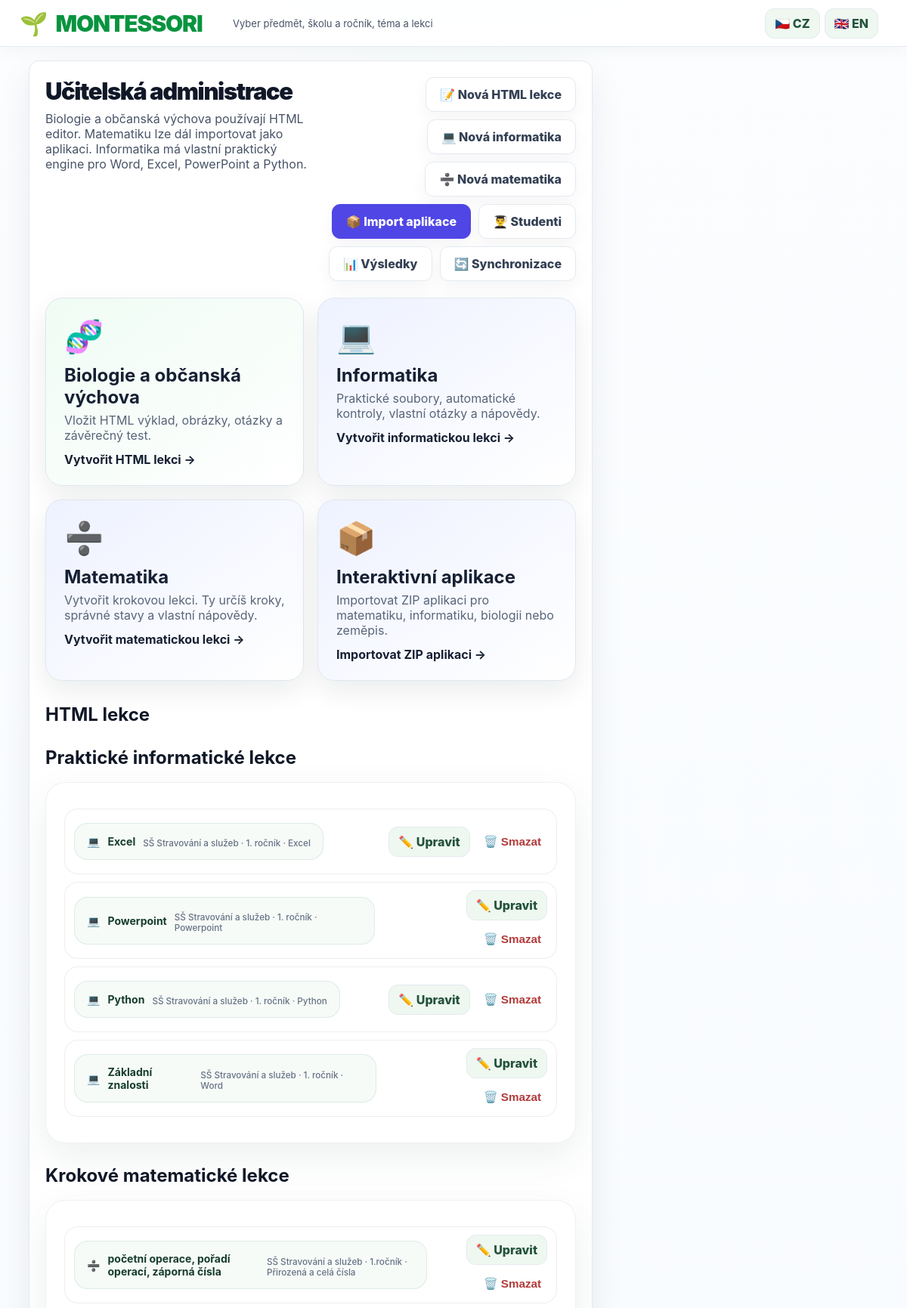
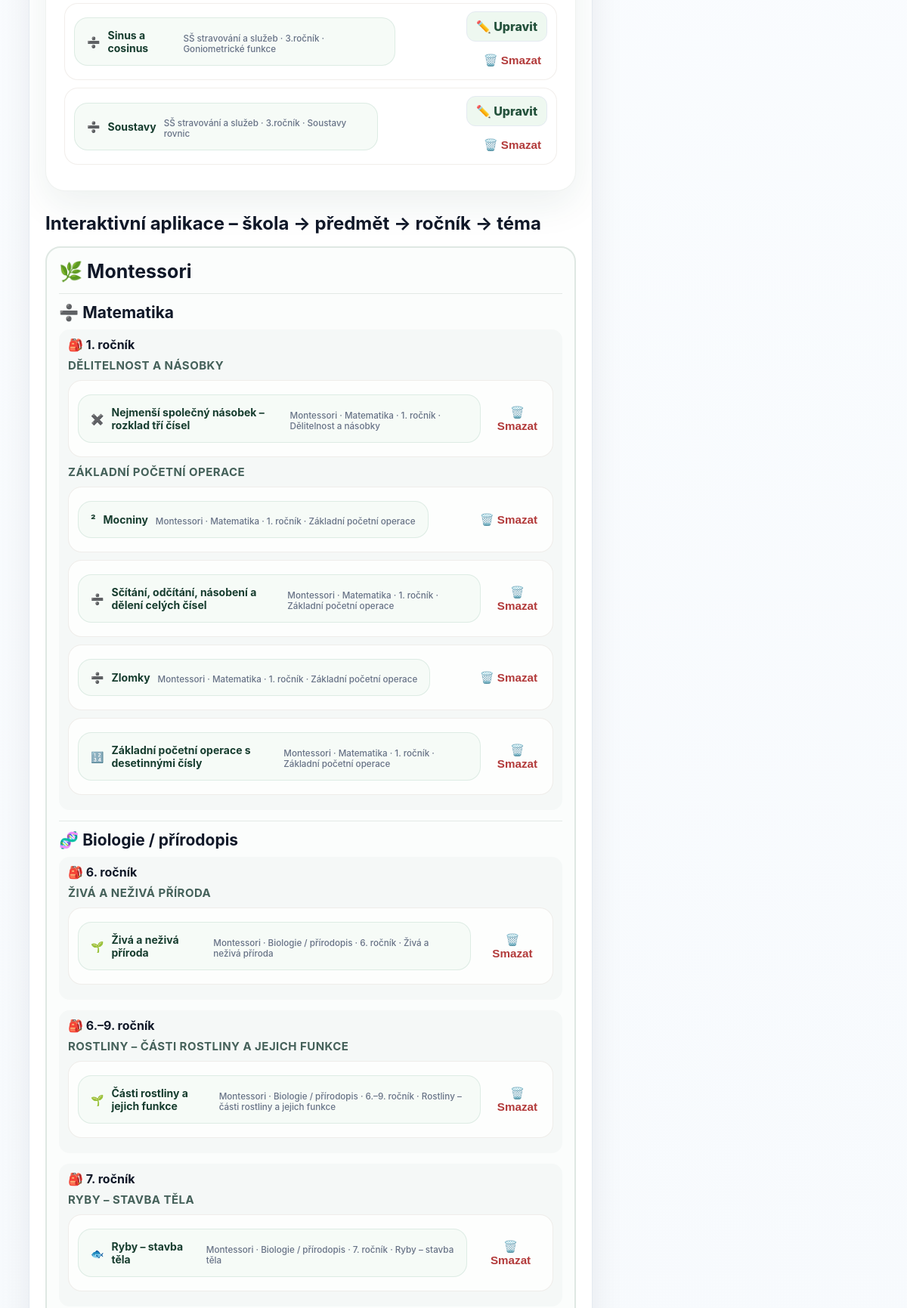
The app's page /teacher (signed in, upper part) with its own data (2 pictures, top to bottom).
### app.py (models this page shows)
class InformaticsLesson(db.Model):
    id = db.Column(db.Integer, primary_key=True)
    school = db.Column(db.String(160), default='')
    grade_name = db.Column(db.String(120), default='')
    topic = db.Column(db.String(180), default='')
    title = db.Column(db.String(220), nullable=False)
    intro = db.Column(db.Text, default='')
    html_original = db.Column(db.String(255), default='')
    html_stored = db.Column(db.String(255), default='')
    is_published = db.Column(db.Boolean, default=True)
    created_at = db.Column(db.DateTime, default=datetime.utcnow)

class MathLesson(db.Model):
    id = db.Column(db.Integer, primary_key=True)
    school = db.Column(db.String(160), default='')
    grade_name = db.Column(db.String(120), default='')
    topic = db.Column(db.String(180), default='')
    title = db.Column(db.String(220), nullable=False)
    html_original = db.Column(db.String(255), default='')
    html_stored = db.Column(db.String(255), default='')
    is_published = db.Column(db.Boolean, default=True)
    created_at = db.Column(db.DateTime, default=datetime.utcnow)

class InteractiveLesson(db.Model):
    id = db.Column(db.Integer, primary_key=True)
    slug = db.Column(db.String(120), unique=True, nullable=False)
    subject = db.Column(db.String(40), nullable=False)
    school = db.Column(db.String(160), nullable=False)
    grade_name = db.Column(db.String(120), nullable=False)
    topic = db.Column(db.String(160), nullable=False)
    title = db.Column(db.String(220), nullable=False)
    description = db.Column(db.Text, default='')
    icon = db.Column(db.String(20), default='📘')
    package_dir = db.Column(db.String(255), nullable=False)
    is_published = db.Column(db.Boolean, default=True)
    imported_at = db.Column(db.DateTime, default=datetime.utcnow)

### app.py (the view)
@app.route('/teacher')
def teacher_home():
    r=require_teacher();
    if r: return r
    subjects = Subject.query.order_by(Subject.name).all()
    students = User.query.filter_by(role='student').order_by(User.name).all()
    interactive_lessons = InteractiveLesson.query.order_by(
        InteractiveLesson.subject,
        InteractiveLesson.school,
        InteractiveLesson.grade_name,
        InteractiveLesson.topic,
        InteractiveLesson.title
    ).all()
    informatics_lessons = InformaticsLesson.query.order_by(
        InformaticsLesson.school,
        InformaticsLesson.grade_name,
        InformaticsLesson.topic,
        InformaticsLesson.title
    ).all()
    math_lessons = MathLesson.query.order_by(
        MathLesson.school, MathLesson.grade_name, MathLesson.topic, MathLesson.title
    ).all()
    interactive_school_tree = interactive_hierarchy(False)
    return render_template(
        'teacher.html',
        course=course_from_lesson(None),
        subjects=subjects,
        students=students,
        student_rows=student_overview_rows(),
        interactive_lessons=interactive_lessons,
        interactive_school_tree=interactive_school_tree,
        informatics_lessons=informatics_lessons,
        math_lessons=math_lessons
    )

### app.py (called while the page is built)
def current_lang():
    lang = session.get('lang', 'cs')
    return lang if lang in ('cs','en') else 'cs'

def tr(value):
    if value is None: return ''
    return I18N.get(current_lang(), {}).get(str(value), str(value))

def strip_accents(s):
    return ''.join(c for c in unicodedata.normalize('NFD', str(s).lower()) if unicodedata.category(c) != 'Mn').strip()

def current_user():
    uid = session.get('uid')
    return db.session.get(User, uid) if uid else None

def last_result_for_student(user_id):
    return Result.query.filter_by(user_id=user_id).order_by(Result.created_at.desc()).first()

def current_progress_for_student(user_id):
    return StudentProgress.query.filter_by(user_id=user_id).order_by(StudentProgress.updated_at.desc()).first()

def last_informatics_submission_for_student(user_id):
    return InformaticsSubmission.query.filter(
        InformaticsSubmission.user_id == user_id,
        InformaticsSubmission.status != 'kontrola'
    ).order_by(InformaticsSubmission.created_at.desc()).first()

def last_math_attempt_for_student(user_id):
    return MathAttempt.query.filter(
        MathAttempt.user_id == user_id,
        MathAttempt.status != 'rozpracováno'
    ).order_by(MathAttempt.updated_at.desc()).first()

def student_overview_rows():
    rows = []
    for stu in User.query.filter_by(role='student').order_by(User.name).all():
        pr = current_progress_for_student(stu.id)
        res = last_result_for_student(stu.id)
        inf = last_informatics_submission_for_student(stu.id)
        math = last_math_attempt_for_student(stu.id)
        inf_grade = informatics_grade_from_percent(inf.percent) if inf else None
        rows.append({
            'student': stu,
            'progress': pr,
            'result': res,
            'informatics': inf,
            'informatics_grade': inf_grade,
            'math': math,
        })
    return rows

def require_login():
    if not current_user(): return redirect(url_for('login'))

def require_teacher():
    r = require_login()
    if r: return r
    if current_user().role != 'teacher': return redirect(url_for('dashboard'))

def course_from_lesson(lesson):
    if lesson:
        sub = lesson.block.grade.subject
        return {'subject': sub.name, 'grade': lesson.block.grade.name, 'block': lesson.block.title, 'icon': sub.icon}
    return {'subject': 'Montessori', 'grade': '', 'block': '', 'icon': '🌱'}

### templates/teacher.html (shortened to what this page needs)
{% extends 'base.html' %}
{% block content %}
<div class="layout dashboard-layout">
  <main class="main-card">
    <div class="title-row">
      <div>
        <h1>Učitelská administrace</h1>
        <p>Biologie a občanská výchova používají HTML editor. Matematiku lze dál importovat jako aplikaci. Informatika má vlastní praktický engine pro Word, Excel, PowerPoint a Python.</p>
      </div>
      <div class="teacher-actions">
        <a class="switch" href="{{ url_for('new_lesson') }}">📝 Nová HTML lekce</a>
        <a class="switch" href="{{ url_for('new_informatics_lesson') }}">💻 Nová informatika</a>
        <a class="switch" href="{{ url_for('new_math_lesson') }}">➗ Nová matematika</a>
        <a class="switch import-action" href="{{ url_for('import_interactive_lesson') }}">📦 Import aplikace</a>
        <a class="switch" href="{{ url_for('teacher_students') }}">👨‍🎓 Studenti</a>
        <a class="switch" href="{{ url_for('teacher_database') }}">📊 Výsledky</a>
<a class="switch" href="{{ url_for('teacher_sync') }}">🔄 Synchronizace</a>
      </div>
    </div>
    <section class="admin-choice-grid">
      <a class="admin-choice html-choice" href="{{ url_for('new_lesson') }}">
        <span>🧬</span>
        <div><h2>Biologie a občanská výchova</h2><p>Vložit HTML výklad, obrázky, otázky a závěrečný test.</p></div>
        <b>Vytvořit HTML lekci →</b>
      </a>
      <a class="admin-choice app-choice" href="{{ url_for('new_informatics_lesson') }}">
        <span>💻</span>
        <div><h2>Informatika</h2><p>Praktické soubory, automatické kontroly, vlastní otázky a nápovědy.</p></div>
        <b>Vytvořit informatickou lekci →</b>
      </a>
      <a class="admin-choice app-choice" href="{{ url_for('new_math_lesson') }}">
        <span>➗</span>
        <div><h2>Matematika</h2><p>Vytvořit krokovou lekci. Ty určíš kroky, správné stavy a vlastní nápovědy.</p></div>
        <b>Vytvořit matematickou lekci →</b>
      </a>
      <a class="admin-choice app-choice" href="{{ url_for('import_interactive_lesson') }}">
        <span>📦</span>
        <div><h2>Interaktivní aplikace</h2><p>Importovat ZIP aplikaci pro matematiku, informatiku, biologii nebo zeměpis.</p></div>
        <b>Importovat ZIP aplikaci →</b>
      </a>
    </section>
    <h2 class="section-heading">HTML lekce</h2>
    <h2 class="section-heading">Praktické informatické lekce</h2>
    <section class="course-card">
      {% if informatics_lessons %}
        {% for l in informatics_lessons %}
        <div class="teacher-lesson-row">
          <a class="lesson-row big" href="{{url_for('informatics_lesson',lesson_id=l.id)}}">
            💻 <b>{{l.title}}</b><small>{{l.school}} · {{l.grade_name}} · {{l.topic}}</small>
          </a>
          <div class="row-actions">
            <a class="toplink" href="{{url_for('edit_informatics_lesson',lesson_id=l.id)}}">✏️ Upravit</a>
            <form method="post" action="{{url_for('delete_informatics_lesson',lesson_id=l.id)}}" onsubmit="return confirm('Smazat informatickou lekci {{l.title}}?');">
              <button class="link-button danger" type="submit">🗑️ Smazat</button>
            </form>
          </div>
        </div>
        {% endfor %}
      {% else %}
        <div class="empty-admin-state"><span>💻</span><h3>Zatím není vytvořená praktická informatická lekce</h3>
        <a class="switch" href="{{url_for('new_informatics_lesson')}}">Vytvořit první lekci</a></div>
      {% endif %}
    </section>
    <h2 class="section-heading">Krokové matematické lekce</h2>
    <section class="course-card">
      {% if math_lessons %}
        {% for l in math_lessons %}
        <div class="teacher-lesson-row">
          <a class="lesson-row big" href="{{url_for('math_lesson',lesson_id=l.id)}}">
            ➗ <b>{{l.title}}</b><small>{{l.school}} · {{l.grade_name}} · {{l.topic}}</small>
          </a>
          <div class="row-actions">
            <a class="toplink" href="{{url_for('edit_math_lesson',lesson_id=l.id)}}">✏️ Upravit</a>
            <form method="post" action="{{url_for('delete_math_lesson',lesson_id=l.id)}}" onsubmit="return confirm('Smazat matematickou lekci {{l.title}}?');">
              <button class="link-button danger" type="submit">🗑️ Smazat</button>
            </form>
          </div>
        </div>
        {% endfor %}
      {% else %}
        <div class="empty-admin-state"><span>➗</span><h3>Zatím není vytvořená kroková matematická lekce</h3>
        <a class="switch" href="{{url_for('new_math_lesson')}}">Vytvořit první lekci</a></div>
      {% endif %}
    </section>
    <h2 class="section-heading">Interaktivní aplikace – škola → předmět → ročník → téma</h2>
    {% set any_interactive = namespace(value=false) %}
    {% for school_key, school in interactive_school_tree.items() %}
      {% if school.subjects %}
        {% set any_interactive.value = true %}
        <section class="school-admin">
          <h2>{{ school.icon }} {{ school.name }}</h2>
          {% for subject_key, subject in school.subjects.items() %}
            <div class="subject-admin">
              <h3>{{ subject.icon }} {{ subject.name }}</h3>
              {% for grade_name, grade in subject.grades.items() %}
                <div class="grade-admin">
                  <h4>🎒 {{ grade_name }}</h4>
                  {% for topic, lessons_in_topic in grade.topics.items() %}
                    <div class="topic-admin">
                      <h5>{{ topic }}</h5>
                      {% for l in lessons_in_topic %}
                        <div class="teacher-lesson-row">
                          <a class="lesson-row big" href="{{ url_for('interactive_lesson', slug=l.slug) }}">
                            {{ l.icon }} <b>{{ l.title }}</b>
                            <small>{{ school.name }} · {{ subject.name }} · {{ l.grade_name }} · {{ l.topic }}</small>
                          </a>
                          <div class="row-actions">
                            <form method="post" action="{{ url_for('delete_interactive_lesson', lesson_id=l.id) }}" onsubmit="return confirm('Smazat interaktivní lekci {{ l.title }} včetně jejích výsledků?');">
                              <button class="link-button danger" type="submit">🗑️ Smazat</button>
                            </form>
                          </div>
                        </div>
                      {% endfor %}
                    </div>
                  {% endfor %}
                </div>
              {% endfor %}
            </div>
          {% endfor %}
        </section>
      {% endif %}
    {% endfor %}
  </main>
</div>
{% endblock %}

### static/css/style.css (style rules this page uses)
:root { --green:#08943f;--green2:#16a34a;--green3:#eaf8ef;--blue:#0b72ef; --navy:#071a2d;--navy2:#0a2a45;--text:#101828;--muted:#667085; --line:#e4eaf1;--line2:#edf1f6;--bg:#f5f8fb;--card:#fff; --shadow:0 18px 46px rgba(15,23,42,.075);--soft:0 8px 22px rgba(15,23,42,.045); }
* { box-sizing:border-box }
html { scroll-behavior:smooth }
body { margin:0;font-family:Inter,Segoe UI,Arial,sans-serif;color:var(--text);background:#f5f8fb;background-image:radial-gradient(700px 240px at 50% -80px,rgba(34,197,94,.11),transparent 70%),linear-gradient(180deg,#fbfdff,#f3f7fb) }
.layout { max-width:1510px;margin:0 auto;padding:18px 18px 16px;display:grid;grid-template-columns:285px minmax(720px,1fr) 286px;gap:18px;align-items:start }
.lesson-row { display:flex;align-items:center;gap:10px;color:#fff;text-decoration:none;border-radius:11px;padding:13px 11px;margin:8px 0;font-size:14px;font-weight:850;transition:.15s }
.main-card { background:#fff;border:1px solid var(--line);border-radius:14px;box-shadow:var(--shadow);padding:21px;overflow:hidden }
.title-row { display:flex;justify-content:space-between;align-items:flex-start;gap:14px }
.title-row h1 { margin:0 0 8px;font-size:31px;font-weight:950;letter-spacing:-.045em }
.title-row p { margin:0;color:#475467 }
.switch { border:1px solid var(--line);border-radius:11px;background:#fff;color:#344054;text-decoration:none;padding:12px 18px;font-weight:800;box-shadow:var(--soft) }
@media (max-width:1350px) { .layout { grid-template-columns:245px minmax(640px,1fr);max-width:1160px } }
.toplink { border:1px solid var(--line);border-radius:10px;padding:8px 10px;text-decoration:none;color:#344054;font-weight:850;background:#fff }
.dashboard-layout { grid-template-columns:1fr 360px }
.course-card { background:#fff;border-radius:26px;padding:24px;margin:18px 0;box-shadow:0 18px 50px rgba(31,77,61,.08);border:1px solid rgba(50,90,70,.08) }
.lesson-row.big { display:inline-flex;background:#f6fbf7;border-radius:18px;padding:14px 16px;text-decoration:none;color:#173d2f;border:1px solid rgba(46,125,88,.12) }
.toplink { background:#eef8f0;border-radius:12px;padding:9px 12px;text-decoration:none;color:#24523c;font-weight:800 }
.main-card .course-card .lesson-row { margin-right:8px }
.teacher-actions { display:flex;gap:10px;flex-wrap:wrap;justify-content:flex-end }
.teacher-lesson-row { display:flex; align-items:center; justify-content:space-between; gap:14px; margin:10px 0; padding:10px 12px; border-radius:18px; background:rgba(255,255,255,.78); border:1px solid rgba(121, 94, 63, .10); }
.row-actions { display:flex; align-items:center; gap:10px; flex-wrap:wrap; justify-content:flex-end; }
.row-actions form { display:inline; margin:0; }
.link-button { border:0; background:transparent; color:#5c7f49; font-weight:800; cursor:pointer; font-size:.95rem; padding:6px 8px; border-radius:10px; }
.link-button.danger { color:#b23a3a; }
.admin-choice-grid { display:grid; grid-template-columns:repeat(2,minmax(0,1fr)); gap:18px; margin:22px 0 30px; }
.admin-choice { display:flex; flex-direction:column; gap:12px; padding:24px; border-radius:22px; text-decoration:none; color:#162033; border:1px solid #dfe7ef; box-shadow:0 14px 34px rgba(15,23,42,.08); transition:.18s ease; }
.admin-choice > span { font-size:42px; }
.admin-choice h2 { margin:0 0 6px; }
.admin-choice p { margin:0; color:#586579; }
.html-choice { background:linear-gradient(145deg,#effcf4,#ffffff); }
.app-choice { background:linear-gradient(145deg,#eef2ff,#ffffff); }
.import-action { background:#4f46e5!important; color:white!important; border-color:#4f46e5!important; }
.section-heading { margin:28px 0 12px; }
.lesson-row small { display:block; margin-top:5px; color:#677286; font-weight:500; }

### templates/teacher.html (style rules this page uses)
.school-admin { border:2px solid #dfe8e3;border-radius:20px;padding:16px;margin:16px 0;background:#fbfdfc }
.school-admin>h2 { margin:0 0 14px;font-size:25px }
.subject-admin { border-top:1px solid #e3e9e6;padding-top:12px;margin-top:12px }
.subject-admin>h3 { margin:0 0 8px;font-size:21px }
.grade-admin { margin:10px 0 14px;padding:10px 12px;border-radius:14px;background:#f5f8f7 }
.grade-admin>h4 { margin:0 0 7px }
.topic-admin { margin:8px 0 }
.topic-admin>h5 { margin:0 0 6px;color:#45615a;font-size:15px;text-transform:uppercase;letter-spacing:.03em }

### records on screen
InformaticsLesson: title "Excel", school "SŠ Stravování a služeb", grade_name "1. ročník", topic "Excel"
InformaticsLesson: title "Powerpoint", school "SŠ Stravování a služeb", grade_name "1. ročník", topic "Powerpoint"
InformaticsLesson: title "Python", school "SŠ Stravování a služeb", grade_name "1. ročník", topic "Python"
InformaticsLesson: title "Základní znalosti", school "SŠ Stravování a služeb", grade_name "1. ročník", topic "Word"
MathLesson: title "početní operace, pořadí operací, záporná čísla", school "SŠ Stravování a služeb", grade_name "1.ročník", topic "Přirozená a celá čísla"
MathLesson: title "Sinus a cosinus", school "SŠ stravování a služeb", grade_name "3.ročník", topic "Goniometrické funkce"
MathLesson: title "Soustavy", school "SŠ stravování a služeb", grade_name "3.ročník", topic "Soustavy rovnic"
InteractiveLesson: grade_name "1. ročník", topic "DĚLITELNOST A NÁSOBKY", icon "✖️", title "Nejmenší společný násobek – rozklad tří čísel", name "Montessori", name "Matematika", topic "Dělitelnost a násobky"
InteractiveLesson: topic "ZÁKLADNÍ POČETNÍ OPERACE", icon "²", title "Mocniny", name "Montessori", name "Matematika", grade_name "1. ročník", topic "Základní početní operace"
InteractiveLesson: icon "➗", title "Sčítání, odčítání, násobení a dělení celých čísel", name "Montessori", name "Matematika", grade_name "1. ročník", topic "Základní početní operace"
InteractiveLesson: icon "➗", title "Zlomky", name "Montessori", name "Matematika", grade_name "1. ročník", topic "Základní početní operace"
InteractiveLesson: icon "🔢", title "Základní početní operace s desetinnými čísly", name "Montessori", name "Matematika", grade_name "1. ročník", topic "Základní početní operace"
InteractiveLesson: grade_name "6. ročník", topic "ŽIVÁ A NEŽIVÁ PŘÍRODA", icon "🌱", title "Živá a neživá příroda", name "Montessori", name "Biologie / přírodopis", topic "Živá a neživá příroda"
InteractiveLesson: grade_name "6.–9. ročník", topic "ROSTLINY – ČÁSTI ROSTLINY A JEJICH FUNKCE", icon "🌱", title "Části rostliny a jejich funkce", name "Montessori", name "Biologie / přírodopis", topic "Rostliny – části rostliny a jejich funkce"
InteractiveLesson: grade_name "7. ročník", topic "RYBY – STAVBA TĚLA", icon "🐟", title "Ryby – stavba těla", name "Montessori", name "Biologie / přírodopis", topic "Ryby – stavba těla"

### other values on screen
{{ course.icon }} "🌱"
{{ course.subject|upper }} "MONTESSORI"
{{ t('Vyber předmět, školu a ročník, téma a lekci') }} "Vyber předmět, školu a ročník, téma a lekci"
{{ school.icon }} "🌿"
{{ school.name }} "Montessori"
{{ subject.icon }} "➗" "🧬"
{{ subject.name }} "Matematika" "Biologie / přírodopis"
